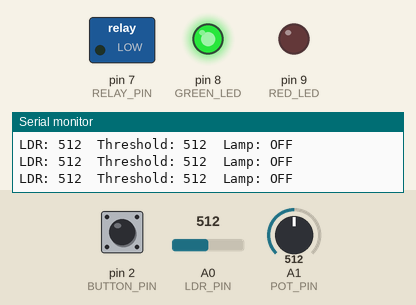
Simulated run of this sketch. Board: Arduino Uno, built with avr-gcc and run on an emulated ATmega328P. Parts: switched loads named in the sketch (green lamp = pin HIGH), output pins drawn as LEDs (lit = HIGH), the last lines printed to the serial monitor. Dashed ring = blinking. The test bench sets the inputs (shaded band); at power-on: A0 (LDR_PIN) = 512, pin 2 (BUTTON_PIN) HIGH, A1 (POT_PIN) = 512.

Above: at 1.2 s.
1.3 s: A0 (LDR_PIN) set to 716
4.3 s: pin 2 (BUTTON_PIN) pulled LOW for 1 s
At 4.58 s:
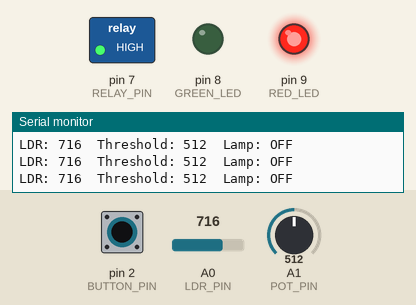
7.3 s: pin 2 (BUTTON_PIN) pulled LOW for 1 s
At 7.6 s:
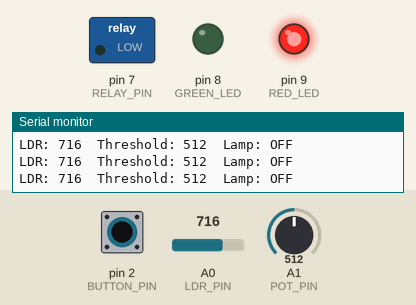
10.3 s: pin 2 (BUTTON_PIN) pulled LOW for 3.2 s
At 10.91 s:
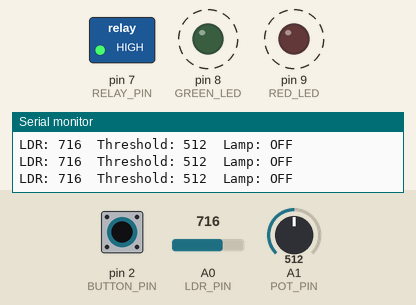
15.0 s: pin 2 (BUTTON_PIN) pulled LOW for 0.15 s
At 16.5 s:
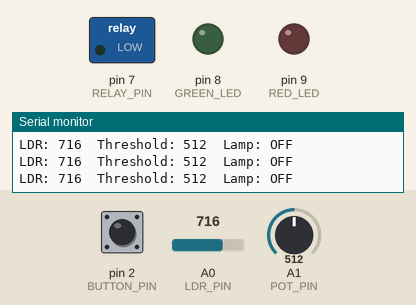
16.8 s: pin 2 (BUTTON_PIN) pulsed LOW 2 times (0.12 s each, 0.3 s apart)
At 21.1 s:
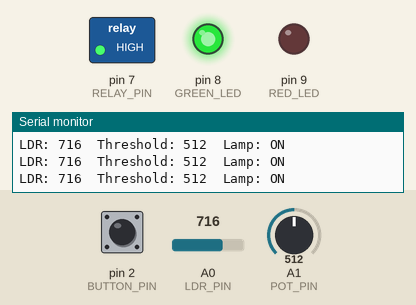
Timing chart, 0 to 21.4 s (numbered marks = the images above; inputs shaded):
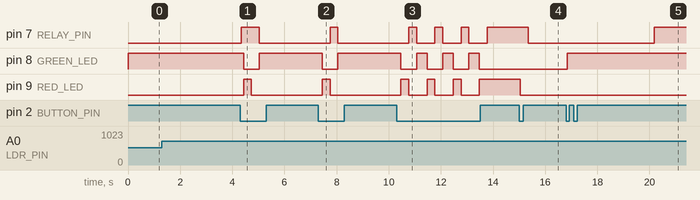

The sketch:

street-light.ino
```cpp
// Automatic Street Light Controller
// Arduino Uno

const int LDR_PIN = A0;        // LDR voltage divider
const int POT_PIN = A1;        // Adjustable threshold
const int BUTTON_PIN = 2;      // Manual override button
const int RELAY_PIN = 7;       // Relay control
const int GREEN_LED = 8;       // AUTO mode indicator
const int RED_LED = 9;         // FORCE-ON indicator

const int HYSTERESIS = 30;     // Dead band (ADC units)
const int DEBOUNCE_DELAY = 50; // Button debounce (ms)
const unsigned long SWITCH_DELAY = 3000; // 3s before switching

// Modes
#define AUTO       0
#define FORCE_ON   1
#define FORCE_OFF  2

int mode = AUTO;
bool lampState = false;
bool lastButtonState = HIGH;
unsigned long lastDebounceTime = 0;
unsigned long lightChangeTime = 0;
bool pendingChange = false;
bool pendingState = false;

void setup() {
  pinMode(RELAY_PIN, OUTPUT);
  pinMode(GREEN_LED, OUTPUT);
  pinMode(RED_LED, OUTPUT);
  pinMode(BUTTON_PIN, INPUT_PULLUP);

  digitalWrite(RELAY_PIN, LOW);
  Serial.begin(9600);
}

void updateLEDs() {
  if (mode == AUTO) {
    digitalWrite(GREEN_LED, HIGH);
    digitalWrite(RED_LED, LOW);
  } else if (mode == FORCE_ON) {
    digitalWrite(GREEN_LED, LOW);
    digitalWrite(RED_LED, HIGH);
  } else {
    // FORCE_OFF
    digitalWrite(GREEN_LED, LOW);
    digitalWrite(RED_LED, LOW);
  }
}

void setLamp(bool state) {
  lampState = state;
  digitalWrite(RELAY_PIN, state ? HIGH : LOW);
}

void loop() {
  // ── Button handling (debounced) ──
  bool reading = digitalRead(BUTTON_PIN);
  if (reading != lastButtonState) {
    lastDebounceTime = millis();
  }
  if ((millis() - lastDebounceTime) > DEBOUNCE_DELAY) {
    if (reading == LOW) { // Button pressed
      mode = (mode + 1) % 3; // Cycle AUTO → FORCE_ON → FORCE_OFF
      pendingChange = false;  // Cancel any pending switch
      updateLEDs();
      delay(300); // Prevent multiple triggers
    }
  }
  lastButtonState = reading;

  // ── Manual override modes ──
  if (mode == FORCE_ON) {
    setLamp(true);
    return;
  }
  if (mode == FORCE_OFF) {
    setLamp(false);
    return;
  }

  // ── AUTO mode ──
  int ldrValue = analogRead(LDR_PIN);
  int threshold = analogRead(POT_PIN);

  Serial.print("LDR: "); Serial.print(ldrValue);
  Serial.print("  Threshold: "); Serial.print(threshold);
  Serial.print("  Lamp: "); Serial.println(lampState ? "ON" : "OFF");

  // Determine desired state with hysteresis
  bool desiredState = lampState; // Hold current state by default

  if (ldrValue > threshold + HYSTERESIS) {
    desiredState = true;  // Dark → lamp ON
  } else if (ldrValue < threshold - HYSTERESIS) {
    desiredState = false; // Bright → lamp OFF
  }

  // 3-second delay before switching
  if (desiredState != lampState) {
    if (!pendingChange) {
      pendingChange = true;
      pendingState = desiredState;
      lightChangeTime = millis();
    } else if (desiredState != pendingState) {
      // Condition reversed before delay elapsed — cancel
      pendingChange = false;
    } else if (millis() - lightChangeTime >= SWITCH_DELAY) {
      setLamp(pendingState);
      pendingChange = false;
    }
  } else {
    pendingChange = false;
  }

  updateLEDs();
  delay(100);
}
```

Measured:
- after the input at 4.3 s, pin 8 (GREEN_LED): HIGH → LOW after 0.14 s, → HIGH 0.60 s later; pin 9 (RED_LED): LOW → HIGH after 0.14 s, → LOW 0.30 s later
- after the input at 7.3 s, pin 7 (RELAY_PIN): LOW → HIGH after 0.45 s instead of 1.1 s; pin 8 (GREEN_LED): HIGH → LOW after 0.15 s, → HIGH 0.60 s later; pin 9 (RED_LED): LOW → HIGH after 0.15 s, → LOW 0.30 s later
- after the input at 10.3 s, pin 8 (GREEN_LED): alternates HIGH for 0.40 s and LOW for 0.60 s, 7 changes in all, then stays LOW, starting after 0.17 s; pin 9 (RED_LED): alternates HIGH for 0.30 s and LOW for 0.70 s, 7 changes in all, then stays HIGH, starting after 0.17 s
- after the input at 15.0 s, pin 7 (RELAY_PIN): HIGH → LOW after 0.35 s; pin 9 (RED_LED): HIGH → LOW after 0.05 s
- after the input at 16.8 s, pin 7 (RELAY_PIN): LOW → HIGH after 3.4 s; pin 8 (GREEN_LED): LOW → HIGH after 0.05 s
